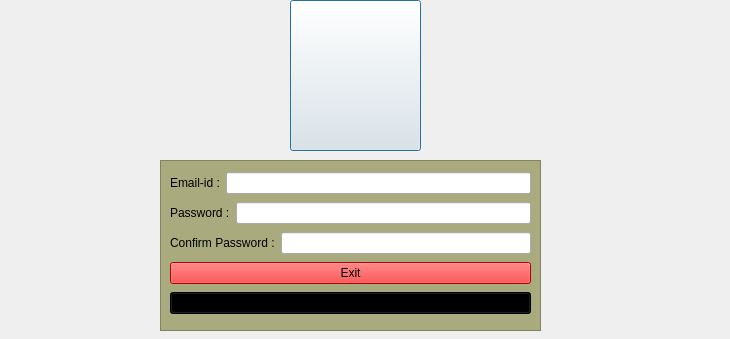
<?xml version="1.0" encoding="UTF-8"?>
<ui version="4.0">
 <class>Dialog</class>
 <widget class="QDialog" name="Dialog">
  <property name="geometry">
   <rect>
    <x>0</x>
    <y>0</y>
    <width>730</width>
    <height>339</height>
   </rect>
  </property>
  <property name="windowTitle">
   <string>Dialog</string>
  </property>
  <widget class="QPushButton" name="pushButton">
   <property name="geometry">
    <rect>
     <x>290</x>
     <y>0</y>
     <width>131</width>
     <height>151</height>
    </rect>
   </property>
   <property name="sizePolicy">
    <sizepolicy hsizetype="Preferred" vsizetype="Fixed">
     <horstretch>0</horstretch>
     <verstretch>0</verstretch>
    </sizepolicy>
   </property>
   <property name="maximumSize">
    <size>
     <width>131</width>
     <height>16777215</height>
    </size>
   </property>
   <property name="styleSheet">
    <string notr="true">QPushButton
{
background-image:url(&quot;C:\\Users\\ELCOT\\Desktop\\signup.jpg&quot;);
}</string>
   </property>
   <property name="text">
    <string/>
   </property>
   <property name="icon">
    <iconset>
     <normalon>../../signup.png</normalon>
    </iconset>
   </property>
   <property name="iconSize">
    <size>
     <width>87</width>
     <height>80</height>
    </size>
   </property>
  </widget>
  <widget class="QFrame" name="frame">
   <property name="geometry">
    <rect>
     <x>160</x>
     <y>160</y>
     <width>381</width>
     <height>171</height>
    </rect>
   </property>
   <property name="styleSheet">
    <string notr="true">QFrame
{
	background-color:#aaaa7f;
}
	</string>
   </property>
   <property name="frameShape">
    <enum>QFrame::StyledPanel</enum>
   </property>
   <property name="frameShadow">
    <enum>QFrame::Raised</enum>
   </property>
   <layout class="QVBoxLayout" name="verticalLayout">
    <item>
     <layout class="QHBoxLayout" name="horizontalLayout">
      <item>
       <widget class="QLabel" name="label">
        <property name="text">
         <string>Email-id :</string>
        </property>
       </widget>
      </item>
      <item>
       <widget class="QLineEdit" name="Email_lineEdit"/>
      </item>
     </layout>
    </item>
    <item>
     <layout class="QHBoxLayout" name="horizontalLayout_2">
      <item>
       <widget class="QLabel" name="label_2">
        <property name="text">
         <string>Password :</string>
        </property>
       </widget>
      </item>
      <item>
       <widget class="QLineEdit" name="Pass_lineEdit">
        <property name="echoMode">
         <enum>QLineEdit::Password</enum>
        </property>
       </widget>
      </item>
     </layout>
    </item>
    <item>
     <layout class="QHBoxLayout" name="horizontalLayout_3">
      <item>
       <widget class="QLabel" name="label_3">
        <property name="text">
         <string>Confirm Password :</string>
        </property>
       </widget>
      </item>
      <item>
       <widget class="QLineEdit" name="Confirm_lineEdit">
        <property name="echoMode">
         <enum>QLineEdit::Password</enum>
        </property>
       </widget>
      </item>
     </layout>
    </item>
    <item>
     <widget class="QPushButton" name="Exit_Button">
      <property name="styleSheet">
       <string notr="true">background-color: rgb(255, 0, 0);</string>
      </property>
      <property name="text">
       <string>Exit</string>
      </property>
     </widget>
    </item>
    <item>
     <widget class="QPushButton" name="Confirm_Button">
      <property name="styleSheet">
       <string notr="true">background-color: rgb(0, 0, 0);</string>
      </property>
      <property name="text">
       <string>Confirm</string>
      </property>
     </widget>
    </item>
   </layout>
  </widget>
 </widget>
 <resources/>
 <connections/>
</ui>
